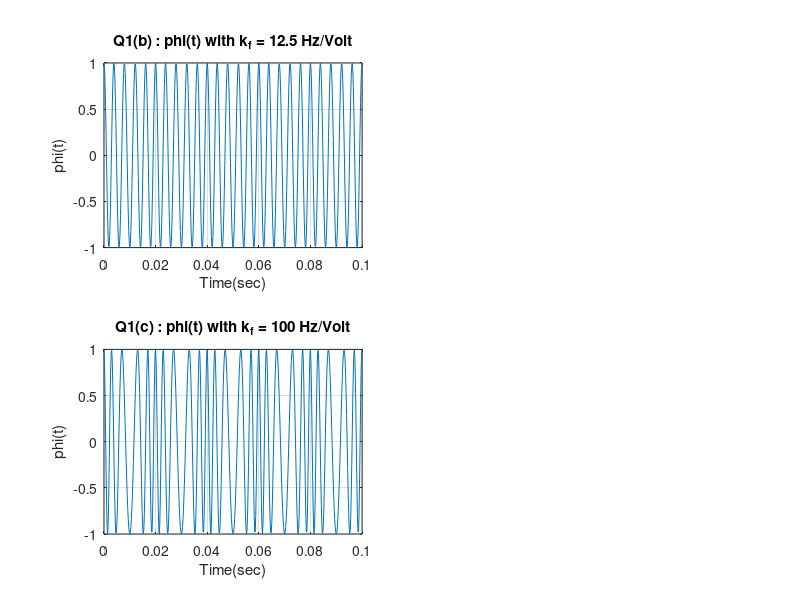

This chart was generated by the following MATLAB code: (Note: this script raises an error after producing the figure.)
clc;clear;close all;

fm = 50;
fc = 250;
A_c = 2;
A_m = 1;
Sampling_rate = 5000;

t = 0:1/Sampling_rate:5/fm;
message_signal = A_m*cos(2*pi*fm*t);
carrier_signal = A_c*cos(2*pi*fc*t);

% question 1 part (b) - kf = 12.5 Hz/Volt

k_f = 12.5;
freq_modulated = fmmod(message_signal,fc,Sampling_rate,k_f);
subplot(2,2,1);
plot(t,freq_modulated);
grid on;
xlabel("Time(sec)");
ylabel("phi(t)");
title("Q1(b) : phi(t) with k_f = 12.5 Hz/Volt");

% question 1 part (c) - kf = 100 Hz/Volt

k_f = 100;
freq_modulated_1 = fmmod(message_signal,fc,Sampling_rate,k_f);
subplot(2,2,3);
plot(t,freq_modulated_1);
grid on;
xlabel("Time(sec)");
ylabel("phi(t)");
title("Q1(c) : phi(t) with k_f = 100 Hz/Volt");

% question 2 part (b) - kp = 0.25 rad/Volt

k_p = 0.25;
phase_modulated = pmmod(message_signal,fc,Sampling_rate,k_p);
subplot(2,2,2);
plot(t,phase_modulated);
grid on;
xlabel("Time(sec)");
ylabel("phi(t)");
title("Q2(b) : phi(t) with k_p = 0.25 rad/Volt");

% question 2 part (c) - kp = 2 rad/Volt

k_p = 2;
phase_modulated_1 = pmmod(message_signal,fc,Sampling_rate,k_p);
subplot(2,2,4);
plot(t,phase_modulated_1);
grid on;
xlabel("Time(sec)");
ylabel("phi(t)");
title("Q2(c) : phi(t) with k_p = 2 rad/Volt");
